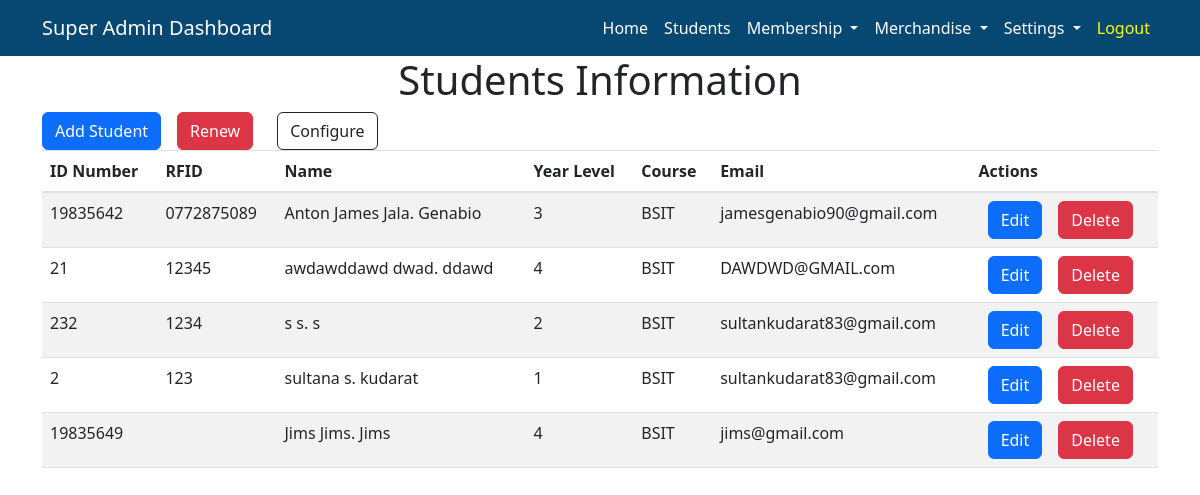
The page /Admin/AdminStudents.php (signed in) on the database its author committed.
### tables this page shows
CREATE TABLE `students` (
  `id_number` int(10) NOT NULL,
  `rfid` varchar(20) NOT NULL,
  `first_name` varchar(20) NOT NULL,
  `middle_name` varchar(20) NOT NULL,
  `last_name` varchar(20) NOT NULL,
  `email` varchar(50) NOT NULL,
  `course` varchar(5) NOT NULL,
  `year` int(11) NOT NULL,
  `password` varchar(150) NOT NULL,
  `status` varchar(5) NOT NULL,
  `membership` varchar(20) NOT NULL
);

### Backend/BackendAdmin.php (called while the page is built, shortened)
<?php
function retrieveStudents(){
    $db = Database::getInstance();
    $conn = $db->getConnection();
    $sqlStudents = "SELECT students.id_number,students.rfid, students.first_name, students.middle_name, students.last_name, students.year, students.course, students.email from students inner join renewal on students.id_number = renewal.id_number where students.status = 'TRUE' AND students.membership = 'Approve' AND renewal.status = 'Deactivate' AND renewal.renewal_date = 'None'";
    $result = mysqli_query($conn, $sqlStudents);
    if(mysqli_num_rows($result) > 0)
        {
          $students = [];
          while($row = mysqli_fetch_array($result)) {
              $students[] = $row;
          }
        }
    return $students;
}
?>

### Admin/AdminStudents.php (the view, shortened to what this page needs)
<?php
        if ($_SESSION['position'] == "President" || $_SESSION['position'] == "Developer") {
            require '../Controller/ControllerSuperAdmin.php';
        } else {
            require '../Controller/ControllerAdmin.php';
        }
     $listPerson = retrieveStudents();
?>
<!DOCTYPE html>
<html lang="en">
<head>
</head>
<body>
<h1 class="text-center">Students Information</h1>
<div class="container d-flex flex-row  gap-3 ">
  <a class="btn btn-primary " href="AdminAddStudent.php">Add Student</a>
  <form action="AdminStudents.php" method="POST" class="delete-form">
    <button id="renewBtn" type="submit" name="renew" class="btn btn-danger mr-2" onclick="return confirm('Are you certain about renewing the membership for all students?')">Renew</button>
                        </form>
<div class="d-flex flex-row">
    <button type="button" class="btn btn-outline-dark">Configure</button>
</div>
</div>
<div class="container">
<table id="example" class="table table-striped table-hover  table-responsive-lg " style="width:100%; overflow:auto">
    <thead>
        <tr>
            <th>ID Number</th>
            <th>RFID</th>
            <th>Name</th>
            <th>Year Level</th>
            <th>Course</th>
            <th>Email</th>
            <th>Actions</th>
        </tr>
    </thead>
    <tbody>
        <?php foreach ($listPerson as $person): ?>
            <tr>
                <td><?php echo $person['id_number']; ?></td>
                <td><?php echo $person['rfid']; ?></td>
                <td><?php echo $person['first_name']." ".$person['middle_name'].". ".$person['last_name']; ?></td>
                <td><?php echo $person['year']; ?></td>
                <td><?php echo $person['course']; ?></td>
                <td><?php echo $person['email']; ?></td>
                <td class="align-middle">
    <div  class="d-flex justify-content-center align-items-center gap-3">
    <form action="AdminStudents.php" method="POST">
        <button type="submit" name="editStudent" class="btn btn-primary">Edit</button>
        </form>
        <form action="AdminStudents.php" method="POST" class="delete-form">
                            <button type="submit" name="delete" class="btn btn-danger mr-2" onclick="return confirm('Are you sure you want to delete this Student?')">Delete</button>
                        </form>
        </div>
</td>
            </tr>
        <?php endforeach; ?>
    </tbody>
</table>
  </div>
  <br>
  <br>
</body>
</html>

### rows shown on the page
students: id_number "19835642", rfid "0772875089", first_name "Anton James", middle_name "Jala", last_name "Genabio", year "3", course "BSIT", email "jamesgenabio90@gmail.com"
students: id_number "21", rfid "12345", first_name "awdawddawd", middle_name "dwad", last_name "ddawd", year "4", course "BSIT", email "DAWDWD@GMAIL.com"
students: id_number "232", rfid "1234", first_name "s", middle_name "s", last_name "s", year "2", course "BSIT", email "sultankudarat83@gmail.com"
students: id_number "2", rfid "123", first_name "sultana", middle_name "s", last_name "kudarat", year "1", course "BSIT", email "sultankudarat83@gmail.com"
students: id_number "19835649", first_name "Jims", middle_name "Jims", last_name "Jims", year "4", course "BSIT", email "jims@gmail.com"
